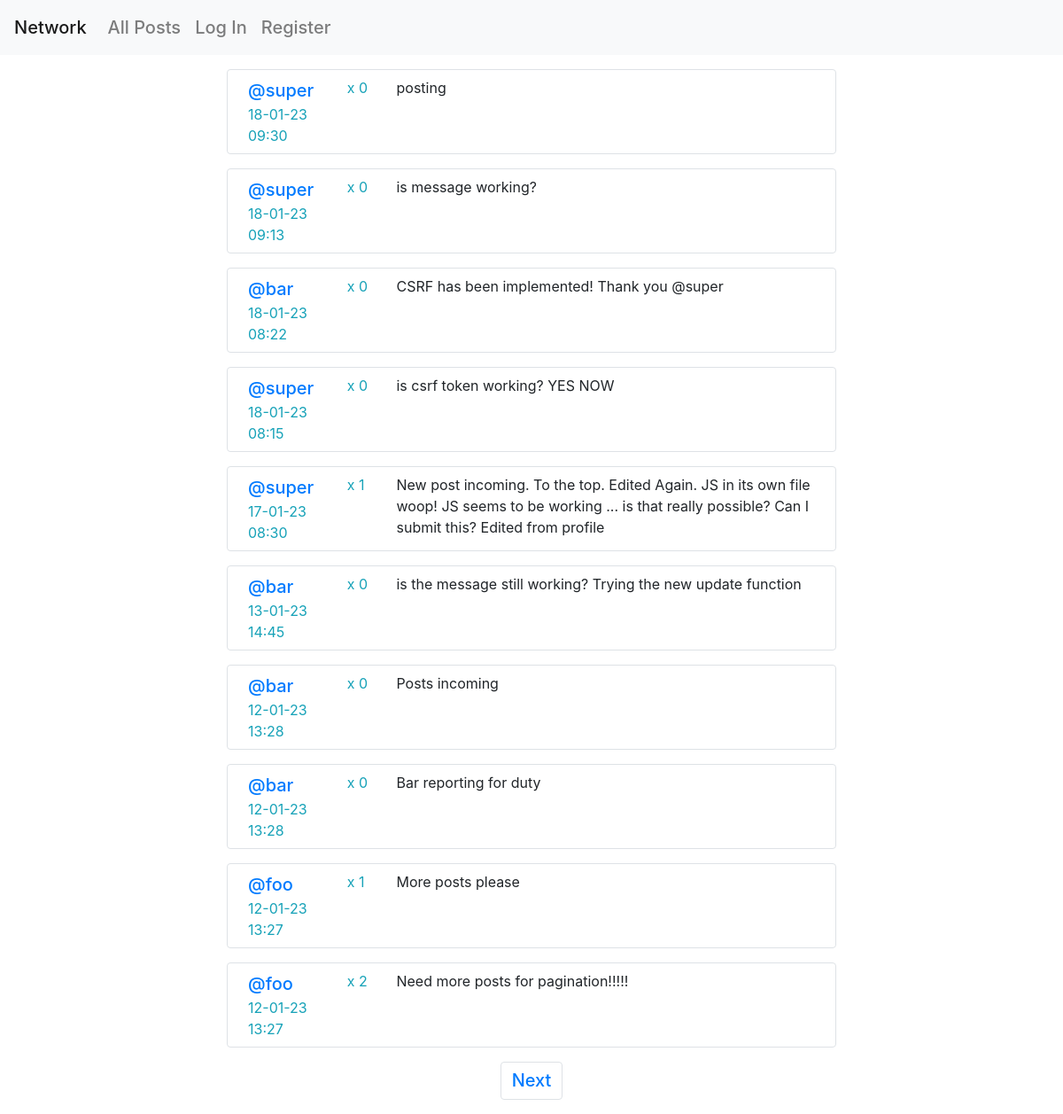
Before: / with the older database file.
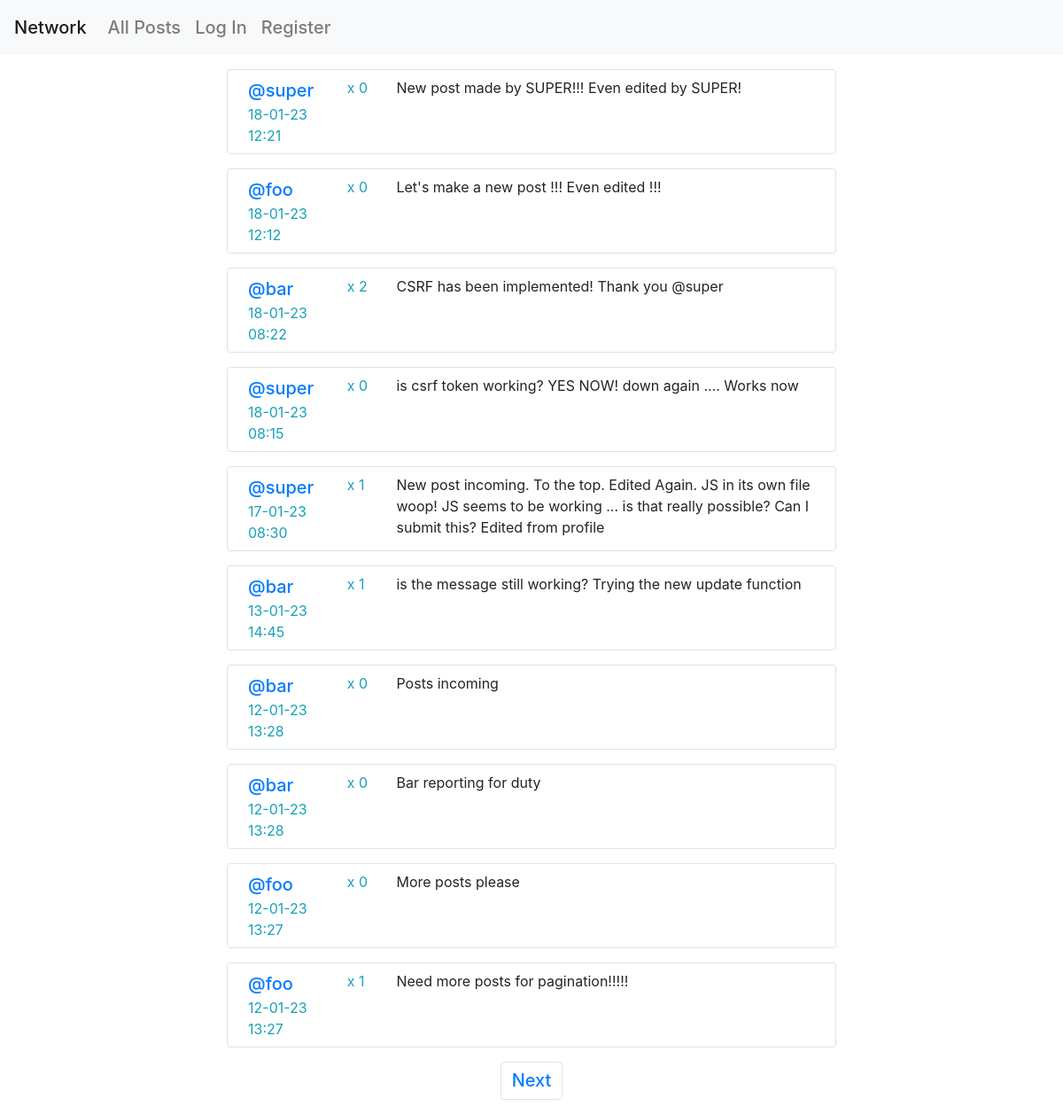
After: the same page with the newer database file.
### network/models.py (models this page shows, shortened)
class Post(models.Model):
    owner = models.ForeignKey(User, on_delete=models.CASCADE)
    content = models.TextField(max_length=500, validators=[MinLengthValidator(1)])
    creation = models.DateTimeField(auto_now_add=True)
    likes = models.IntegerField(default=0)

class User(AbstractUser):
    pass
    def __str__(self):
        return self.username

### network/views.py (the view)
# urls.py: path("", views.index, name="index"),
def index(request):
    p = Paginator(Post.objects.all().order_by("creation").reverse(), 10)
    p_number = request.GET.get("p_number")
    p_posts = p.get_page(p_number)
    try:
        p_likes = Post.objects.filter(pk__in=Like.objects.filter(user=request.user).values_list('post'))
    except:
        ObjectDoesNotExist
        p_likes = []
    return render(request, "network/index.html", {'p_posts': p_posts, 'p_likes': p_likes})

### network/templates/network/index.html (shortened to what this page needs)
{% extends "network/layout.html" %}
{% load static %}
{% block body %}
    <div id="posts">
        {% for post in p_posts %}
            <div class="row border border-2 rounded p-2 m-3">
                <div class="col-2"><a href="{% url 'user' id=post.owner.id %}" class="text-decoration-none">@{{ post.owner }}</a>
                    <div class="text-info">{{ post.creation|date:"d-m-y H:i" }}</div>
                </div>
                <div class="col-1">
                    <div class="text-info" id="likes{{ post.id }}">x {{ post.likes }}</div>
                </div>
                <div class="col contentpost">
                    <div id="post{{ post.id }}">{{ post.content }}</div>
                </div>
            </div>
        {% endfor %}
    </div>
    <nav aria-label="Page navigation example">
        <ul class="pagination justify-content-center">
            {% if p_posts.has_next %}
                <li class="page-item"><a class="page-link" href="?p_number={{ p_posts.next_page_number }}">Next</a></li>
            {% endif %}
        </ul>
    </nav>
{% endblock %}

### network/templates/network/layout.html (shortened to what this page needs)
{% load static %}
<!DOCTYPE html>
<html lang="en">
    <head>
        <link rel="stylesheet" href="https://stackpath.bootstrapcdn.com/bootstrap/4.4.1/css/bootstrap.min.css">
        <link rel="stylesheet" href="https://cdnjs.cloudflare.com/ajax/libs/font-awesome/4.7.0/css/font-awesome.min.css">
        <link href="{% static 'network/styles.css' %}" rel="stylesheet">
    </head>
    <body>
        <nav class="navbar navbar-expand-lg navbar-light bg-light">
            <a class="navbar-brand" href="{% url 'index' %}">Network</a>
            <div>
              <ul class="navbar-nav mr-auto">
                <li class="nav-item">
                  <a class="nav-link" href="{% url 'index' %}">All Posts</a>
                </li>
                {% if user.is_authenticated %}
                    <li class="nav-item">
                        <a class="nav-link" href="{% url 'following' %}">Following</a>
                    </li>
                    <li class="nav-item">
                        <a class="nav-link" href="{% url 'logout' %}">Log Out</a>
                    </li>
                {% else %}
                    <li class="nav-item">
                        <a class="nav-link" href="{% url 'login' %}">Log In</a>
                    </li>
                    <li class="nav-item">
                        <a class="nav-link" href="{% url 'register' %}">Register</a>
                    </li>
                {% endif %}
              </ul>
            </div>
          </nav>
        <div class="body">
            {% block body %}
            {% endblock %}
        </div>
    </body>
</html>

### network/static/network/styles.css (style rules this page uses)
#posts { max-width: 60%; margin: auto; }
a { font-size: large; font-weight: 500; font-size: 20px; }

Changed rows visible on the page:
removed Post: owner "super", creation "18-01-23 09:30", likes "0", content "posting"
removed Post: owner "super", creation "18-01-23 09:13", likes "0", content "is message working?"
added Post: owner "super", creation "18-01-23 12:21", likes "0", content "New post made by SUPER!!! Even edited by SUPER!"
added Post: owner "foo", creation "18-01-23 12:12", likes "0", content "Let's make a new post !!! Even edited !!!"
changed Post "CSRF has been implemented! Thank you @super": likes "0" → "2"
changed Post: content "is csrf token working? YES NOW" → "is csrf token working? YES NOW! down again .... Works now"
changed Post "is the message still working? Trying the new update function": likes "0" → "1"
changed Post "More posts please": likes "1" → "0"
changed Post "Need more posts for pagination!!!!!": likes "2" → "1"
